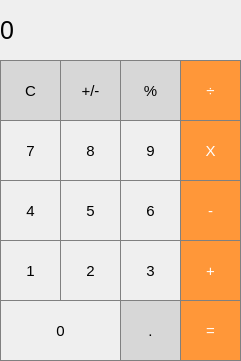
<?xml version="1.0" encoding="UTF-8"?>
<ui version="4.0">
 <class>MainWindow</class>
 <widget class="QMainWindow" name="MainWindow">
  <property name="enabled">
   <bool>true</bool>
  </property>
  <property name="geometry">
   <rect>
    <x>0</x>
    <y>0</y>
    <width>241</width>
    <height>361</height>
   </rect>
  </property>
  <property name="minimumSize">
   <size>
    <width>241</width>
    <height>361</height>
   </size>
  </property>
  <property name="maximumSize">
   <size>
    <width>241</width>
    <height>361</height>
   </size>
  </property>
  <property name="windowTitle">
   <string>Calculator</string>
  </property>
  <widget class="QWidget" name="centralwidget">
   <widget class="QLabel" name="label">
    <property name="geometry">
     <rect>
      <x>0</x>
      <y>0</y>
      <width>241</width>
      <height>61</height>
     </rect>
    </property>
    <property name="font">
     <font>
      <pointsize>19</pointsize>
     </font>
    </property>
    <property name="styleSheet">
     <string notr="true">QLabel {
  qproperty-alignment: 'AlignVCenter | AlignRight';
  border: 1px solid gray;
}

background-color : white;
</string>
    </property>
    <property name="text">
     <string>0</string>
    </property>
   </widget>
   <widget class="QPushButton" name="pushButton_clear">
    <property name="geometry">
     <rect>
      <x>0</x>
      <y>60</y>
      <width>61</width>
      <height>61</height>
     </rect>
    </property>
    <property name="font">
     <font>
      <family>Segoe UI Historic</family>
      <pointsize>11</pointsize>
     </font>
    </property>
    <property name="styleSheet">
     <string notr="true">/* (Clear,+/-,%,. buttons) Unary Operations Buttons Stylesheet */

QPushButton {
  background-color: rgb(215, 215, 215);
  border: 1px solid gray;
}
QPushButton:pressed {
    background-color: qlineargradient(x1: 0, y1: 0, x2: 0, y2: 1,
                                      stop: 0 #BEBEBE, stop: 1 #D7D7D7);
}
/* End Unary Operations Buttons Stylesheet */</string>
    </property>
    <property name="text">
     <string>C</string>
    </property>
    <attribute name="buttonGroup">
     <string notr="true">buttonGroup_2</string>
    </attribute>
   </widget>
   <widget class="QPushButton" name="pushButton_plusMinus">
    <property name="geometry">
     <rect>
      <x>60</x>
      <y>60</y>
      <width>61</width>
      <height>61</height>
     </rect>
    </property>
    <property name="font">
     <font>
      <family>Segoe UI Historic</family>
      <pointsize>11</pointsize>
     </font>
    </property>
    <property name="styleSheet">
     <string notr="true">/* (Clear,+/-,%,. buttons) Unary Operations Buttons Stylesheet */

QPushButton {
  background-color: rgb(215, 215, 215);
  border: 1px solid gray;
}
QPushButton:pressed {
    background-color: qlineargradient(x1: 0, y1: 0, x2: 0, y2: 1,
                                      stop: 0 #BEBEBE, stop: 1 #D7D7D7);
}
/* End Unary Operations Buttons Stylesheet */</string>
    </property>
    <property name="text">
     <string>+/-</string>
    </property>
    <attribute name="buttonGroup">
     <string notr="true">buttonGroup_2</string>
    </attribute>
   </widget>
   <widget class="QPushButton" name="pushButton_percent">
    <property name="geometry">
     <rect>
      <x>120</x>
      <y>60</y>
      <width>61</width>
      <height>61</height>
     </rect>
    </property>
    <property name="font">
     <font>
      <family>Segoe UI Historic</family>
      <pointsize>11</pointsize>
     </font>
    </property>
    <property name="styleSheet">
     <string notr="true">/* (Clear,+/-,%,. buttons) Unary Operations Buttons Stylesheet */

QPushButton {
  background-color: rgb(215, 215, 215);
  border: 1px solid gray;
}
QPushButton:pressed {
    background-color: qlineargradient(x1: 0, y1: 0, x2: 0, y2: 1,
                                      stop: 0 #BEBEBE, stop: 1 #D7D7D7);
}
/* End Unary Operations Buttons Stylesheet */</string>
    </property>
    <property name="text">
     <string>%</string>
    </property>
    <attribute name="buttonGroup">
     <string notr="true">buttonGroup_2</string>
    </attribute>
   </widget>
   <widget class="QPushButton" name="pushButton_divide">
    <property name="geometry">
     <rect>
      <x>180</x>
      <y>60</y>
      <width>61</width>
      <height>61</height>
     </rect>
    </property>
    <property name="font">
     <font>
      <family>Segoe UI Historic</family>
      <pointsize>11</pointsize>
     </font>
    </property>
    <property name="styleSheet">
     <string notr="true">/* (Orange buttons) Operations Buttons Stylesheet */
QPushButton {
  background-color: rgb(255, 151, 57);
  color: white; 
  border: 1px solid gray;
}

QPushButton:pressed {
    background-color: qlineargradient(x1: 0, y1: 0, x2: 0, y2: 1,
                                      stop: 0 #FF7832, stop: 1 #FF9739);
}</string>
    </property>
    <property name="text">
     <string>÷</string>
    </property>
    <attribute name="buttonGroup">
     <string notr="true">buttonGroup_3</string>
    </attribute>
   </widget>
   <widget class="QPushButton" name="pushButton_9">
    <property name="geometry">
     <rect>
      <x>120</x>
      <y>120</y>
      <width>61</width>
      <height>61</height>
     </rect>
    </property>
    <property name="font">
     <font>
      <family>Segoe UI Historic</family>
      <pointsize>11</pointsize>
     </font>
    </property>
    <property name="styleSheet">
     <string notr="true">/* Digits 0-9 Stylesheet */

QPushButton {
   border: 1px solid gray;
}
QPushButton:pressed {
    background-color: qlineargradient(x1: 0, y1: 0, x2: 0, y2: 1,
                                      stop: 0 #dadbde, stop: 1 #f6f7fa);
}

/* End Digits 0-9 Stylesheet */</string>
    </property>
    <property name="text">
     <string>9</string>
    </property>
    <attribute name="buttonGroup">
     <string notr="true">buttonGroup</string>
    </attribute>
   </widget>
   <widget class="QPushButton" name="pushButton_multiply">
    <property name="geometry">
     <rect>
      <x>180</x>
      <y>120</y>
      <width>61</width>
      <height>61</height>
     </rect>
    </property>
    <property name="font">
     <font>
      <family>Segoe UI Historic</family>
      <pointsize>11</pointsize>
     </font>
    </property>
    <property name="styleSheet">
     <string notr="true">/* (Orange buttons) Operations Buttons Stylesheet */
QPushButton {
  background-color: rgb(255, 151, 57);
  color: white; 
  border: 1px solid gray;
}

QPushButton:pressed {
    background-color: qlineargradient(x1: 0, y1: 0, x2: 0, y2: 1,
                                      stop: 0 #FF7832, stop: 1 #FF9739);
}</string>
    </property>
    <property name="text">
     <string>X</string>
    </property>
    <attribute name="buttonGroup">
     <string notr="true">buttonGroup_3</string>
    </attribute>
   </widget>
   <widget class="QPushButton" name="pushButton_8">
    <property name="geometry">
     <rect>
      <x>60</x>
      <y>120</y>
      <width>61</width>
      <height>61</height>
     </rect>
    </property>
    <property name="font">
     <font>
      <family>Segoe UI Historic</family>
      <pointsize>11</pointsize>
     </font>
    </property>
    <property name="styleSheet">
     <string notr="true">/* Digits 0-9 Stylesheet */

QPushButton {
   border: 1px solid gray;
}
QPushButton:pressed {
    background-color: qlineargradient(x1: 0, y1: 0, x2: 0, y2: 1,
                                      stop: 0 #dadbde, stop: 1 #f6f7fa);
}

/* End Digits 0-9 Stylesheet */</string>
    </property>
    <property name="text">
     <string>8</string>
    </property>
    <attribute name="buttonGroup">
     <string notr="true">buttonGroup</string>
    </attribute>
   </widget>
   <widget class="QPushButton" name="pushButton_7">
    <property name="geometry">
     <rect>
      <x>0</x>
      <y>120</y>
      <width>61</width>
      <height>61</height>
     </rect>
    </property>
    <property name="font">
     <font>
      <family>Segoe UI Historic</family>
      <pointsize>11</pointsize>
     </font>
    </property>
    <property name="styleSheet">
     <string notr="true">/* Digits 0-9 Stylesheet */

QPushButton {
   border: 1px solid gray;
}
QPushButton:pressed {
    background-color: qlineargradient(x1: 0, y1: 0, x2: 0, y2: 1,
                                      stop: 0 #dadbde, stop: 1 #f6f7fa);
}

/* End Digits 0-9 Stylesheet */</string>
    </property>
    <property name="text">
     <string>7</string>
    </property>
    <attribute name="buttonGroup">
     <string notr="true">buttonGroup</string>
    </attribute>
   </widget>
   <widget class="QPushButton" name="pushButton_6">
    <property name="geometry">
     <rect>
      <x>120</x>
      <y>180</y>
      <width>61</width>
      <height>61</height>
     </rect>
    </property>
    <property name="font">
     <font>
      <family>Segoe UI Historic</family>
      <pointsize>11</pointsize>
     </font>
    </property>
    <property name="styleSheet">
     <string notr="true">/* Digits 0-9 Stylesheet */

QPushButton {
   border: 1px solid gray;
}
QPushButton:pressed {
    background-color: qlineargradient(x1: 0, y1: 0, x2: 0, y2: 1,
                                      stop: 0 #dadbde, stop: 1 #f6f7fa);
}

/* End Digits 0-9 Stylesheet */</string>
    </property>
    <property name="text">
     <string>6</string>
    </property>
    <attribute name="buttonGroup">
     <string notr="true">buttonGroup</string>
    </attribute>
   </widget>
   <widget class="QPushButton" name="pushButton_subtrack">
    <property name="geometry">
     <rect>
      <x>180</x>
      <y>180</y>
      <width>61</width>
      <height>61</height>
     </rect>
    </property>
    <property name="font">
     <font>
      <family>Segoe UI Historic</family>
      <pointsize>11</pointsize>
     </font>
    </property>
    <property name="styleSheet">
     <string notr="true">/* (Orange buttons) Operations Buttons Stylesheet */
QPushButton {
  background-color: rgb(255, 151, 57);
  color: white; 
  border: 1px solid gray;
}

QPushButton:pressed {
    background-color: qlineargradient(x1: 0, y1: 0, x2: 0, y2: 1,
                                      stop: 0 #FF7832, stop: 1 #FF9739);
}</string>
    </property>
    <property name="text">
     <string>-</string>
    </property>
    <attribute name="buttonGroup">
     <string notr="true">buttonGroup_3</string>
    </attribute>
   </widget>
   <widget class="QPushButton" name="pushButton_5">
    <property name="geometry">
     <rect>
      <x>60</x>
      <y>180</y>
      <width>61</width>
      <height>61</height>
     </rect>
    </property>
    <property name="font">
     <font>
      <family>Segoe UI Historic</family>
      <pointsize>11</pointsize>
     </font>
    </property>
    <property name="styleSheet">
     <string notr="true">/* Digits 0-9 Stylesheet */

QPushButton {
   border: 1px solid gray;
}
QPushButton:pressed {
    background-color: qlineargradient(x1: 0, y1: 0, x2: 0, y2: 1,
                                      stop: 0 #dadbde, stop: 1 #f6f7fa);
}

/* End Digits 0-9 Stylesheet */</string>
    </property>
    <property name="text">
     <string>5</string>
    </property>
    <attribute name="buttonGroup">
     <string notr="true">buttonGroup</string>
    </attribute>
   </widget>
   <widget class="QPushButton" name="pushButton_4">
    <property name="geometry">
     <rect>
      <x>0</x>
      <y>180</y>
      <width>61</width>
      <height>61</height>
     </rect>
    </property>
    <property name="font">
     <font>
      <family>Segoe UI Historic</family>
      <pointsize>11</pointsize>
     </font>
    </property>
    <property name="styleSheet">
     <string notr="true">/* Digits 0-9 Stylesheet */

QPushButton {
   border: 1px solid gray;
}
QPushButton:pressed {
    background-color: qlineargradient(x1: 0, y1: 0, x2: 0, y2: 1,
                                      stop: 0 #dadbde, stop: 1 #f6f7fa);
}

/* End Digits 0-9 Stylesheet */</string>
    </property>
    <property name="text">
     <string>4</string>
    </property>
    <attribute name="buttonGroup">
     <string notr="true">buttonGroup</string>
    </attribute>
   </widget>
   <widget class="QPushButton" name="pushButton_3">
    <property name="geometry">
     <rect>
      <x>120</x>
      <y>240</y>
      <width>61</width>
      <height>61</height>
     </rect>
    </property>
    <property name="font">
     <font>
      <family>Segoe UI Historic</family>
      <pointsize>11</pointsize>
     </font>
    </property>
    <property name="styleSheet">
     <string notr="true">/* Digits 0-9 Stylesheet */

QPushButton {
   border: 1px solid gray;
}
QPushButton:pressed {
    background-color: qlineargradient(x1: 0, y1: 0, x2: 0, y2: 1,
                                      stop: 0 #dadbde, stop: 1 #f6f7fa);
}

/* End Digits 0-9 Stylesheet */</string>
    </property>
    <property name="text">
     <string>3</string>
    </property>
    <attribute name="buttonGroup">
     <string notr="true">buttonGroup</string>
    </attribute>
   </widget>
   <widget class="QPushButton" name="pushButton_add">
    <property name="geometry">
     <rect>
      <x>180</x>
      <y>240</y>
      <width>61</width>
      <height>61</height>
     </rect>
    </property>
    <property name="font">
     <font>
      <family>Segoe UI Historic</family>
      <pointsize>11</pointsize>
     </font>
    </property>
    <property name="styleSheet">
     <string notr="true">/* (Orange buttons) Operations Buttons Stylesheet */
QPushButton {
  background-color: rgb(255, 151, 57);
  color: white; 
  border: 1px solid gray;
}

QPushButton:pressed {
    background-color: qlineargradient(x1: 0, y1: 0, x2: 0, y2: 1,
                                      stop: 0 #FF7832, stop: 1 #FF9739);
}</string>
    </property>
    <property name="text">
     <string>+</string>
    </property>
    <attribute name="buttonGroup">
     <string notr="true">buttonGroup_3</string>
    </attribute>
   </widget>
   <widget class="QPushButton" name="pushButton_2">
    <property name="geometry">
     <rect>
      <x>60</x>
      <y>240</y>
      <width>61</width>
      <height>61</height>
     </rect>
    </property>
    <property name="font">
     <font>
      <family>Segoe UI Historic</family>
      <pointsize>11</pointsize>
     </font>
    </property>
    <property name="styleSheet">
     <string notr="true">/* Digits 0-9 Stylesheet */

QPushButton {
   border: 1px solid gray;
}
QPushButton:pressed {
    background-color: qlineargradient(x1: 0, y1: 0, x2: 0, y2: 1,
                                      stop: 0 #dadbde, stop: 1 #f6f7fa);
}

/* End Digits 0-9 Stylesheet */</string>
    </property>
    <property name="text">
     <string>2</string>
    </property>
    <attribute name="buttonGroup">
     <string notr="true">buttonGroup</string>
    </attribute>
   </widget>
   <widget class="QPushButton" name="pushButton_1">
    <property name="geometry">
     <rect>
      <x>0</x>
      <y>240</y>
      <width>61</width>
      <height>61</height>
     </rect>
    </property>
    <property name="font">
     <font>
      <family>Segoe UI Historic</family>
      <pointsize>11</pointsize>
     </font>
    </property>
    <property name="styleSheet">
     <string notr="true">/* Digits 0-9 Stylesheet */

QPushButton {
   border: 1px solid gray;
}
QPushButton:pressed {
    background-color: qlineargradient(x1: 0, y1: 0, x2: 0, y2: 1,
                                      stop: 0 #dadbde, stop: 1 #f6f7fa);
}

/* End Digits 0-9 Stylesheet */</string>
    </property>
    <property name="text">
     <string>1</string>
    </property>
    <attribute name="buttonGroup">
     <string notr="true">buttonGroup</string>
    </attribute>
   </widget>
   <widget class="QPushButton" name="pushButton_decimal">
    <property name="geometry">
     <rect>
      <x>120</x>
      <y>300</y>
      <width>61</width>
      <height>61</height>
     </rect>
    </property>
    <property name="font">
     <font>
      <family>Segoe UI Historic</family>
      <pointsize>11</pointsize>
     </font>
    </property>
    <property name="styleSheet">
     <string notr="true">/* (Clear,+/-,%,. buttons) Unary Operations Buttons Stylesheet */

QPushButton {
  background-color: rgb(215, 215, 215);
  border: 1px solid gray;
}
QPushButton:pressed {
    background-color: qlineargradient(x1: 0, y1: 0, x2: 0, y2: 1,
                                      stop: 0 #BEBEBE, stop: 1 #D7D7D7);
}
/* End Unary Operations Buttons Stylesheet */</string>
    </property>
    <property name="text">
     <string>.</string>
    </property>
    <attribute name="buttonGroup">
     <string notr="true">buttonGroup_2</string>
    </attribute>
   </widget>
   <widget class="QPushButton" name="pushButton_equals">
    <property name="geometry">
     <rect>
      <x>180</x>
      <y>300</y>
      <width>61</width>
      <height>61</height>
     </rect>
    </property>
    <property name="font">
     <font>
      <family>Segoe UI Historic</family>
      <pointsize>11</pointsize>
     </font>
    </property>
    <property name="styleSheet">
     <string notr="true">/* (Orange buttons) Operations Buttons Stylesheet */
QPushButton {
  background-color: rgb(255, 151, 57);
  color: white; 
  border: 1px solid gray;
}

QPushButton:pressed {
    background-color: qlineargradient(x1: 0, y1: 0, x2: 0, y2: 1,
                                      stop: 0 #FF7832, stop: 1 #FF9739);
}</string>
    </property>
    <property name="text">
     <string>=</string>
    </property>
    <attribute name="buttonGroup">
     <string notr="true">buttonGroup_3</string>
    </attribute>
   </widget>
   <widget class="QPushButton" name="pushButton_0">
    <property name="geometry">
     <rect>
      <x>0</x>
      <y>300</y>
      <width>121</width>
      <height>61</height>
     </rect>
    </property>
    <property name="font">
     <font>
      <family>Segoe UI Historic</family>
      <pointsize>11</pointsize>
     </font>
    </property>
    <property name="styleSheet">
     <string notr="true">/* Digits 0-9 Stylesheet */

QPushButton {
   border: 1px solid gray;
}
QPushButton:pressed {
    background-color: qlineargradient(x1: 0, y1: 0, x2: 0, y2: 1,
                                      stop: 0 #dadbde, stop: 1 #f6f7fa);
}

/* End Digits 0-9 Stylesheet */</string>
    </property>
    <property name="text">
     <string>0</string>
    </property>
    <attribute name="buttonGroup">
     <string notr="true">buttonGroup</string>
    </attribute>
   </widget>
  </widget>
 </widget>
 <resources/>
 <connections/>
 <buttongroups>
  <buttongroup name="buttonGroup"/>
  <buttongroup name="buttonGroup_2"/>
  <buttongroup name="buttonGroup_3"/>
 </buttongroups>
</ui>
